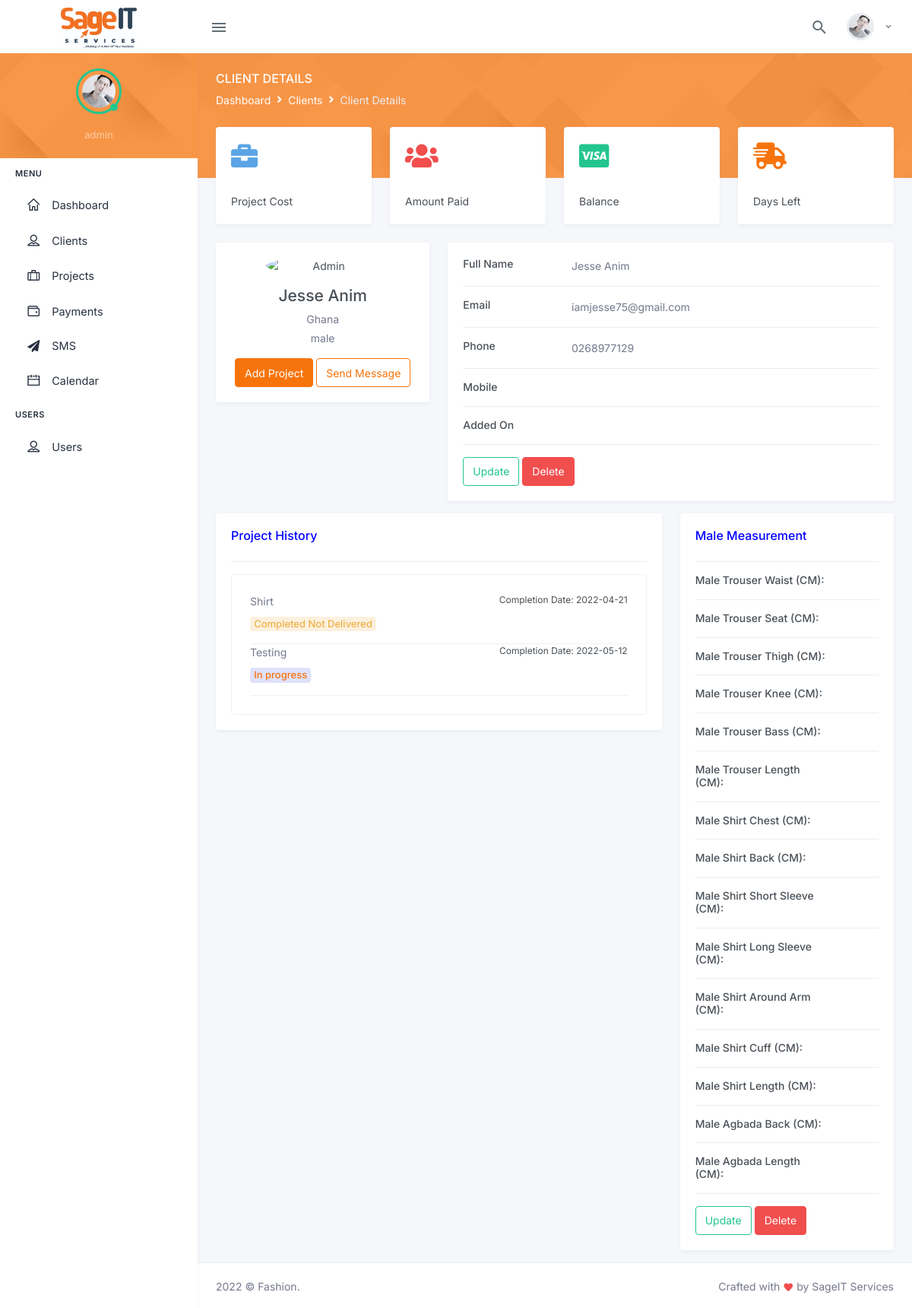
The app's page /client-profile.php?ref=20 (signed in), older data.
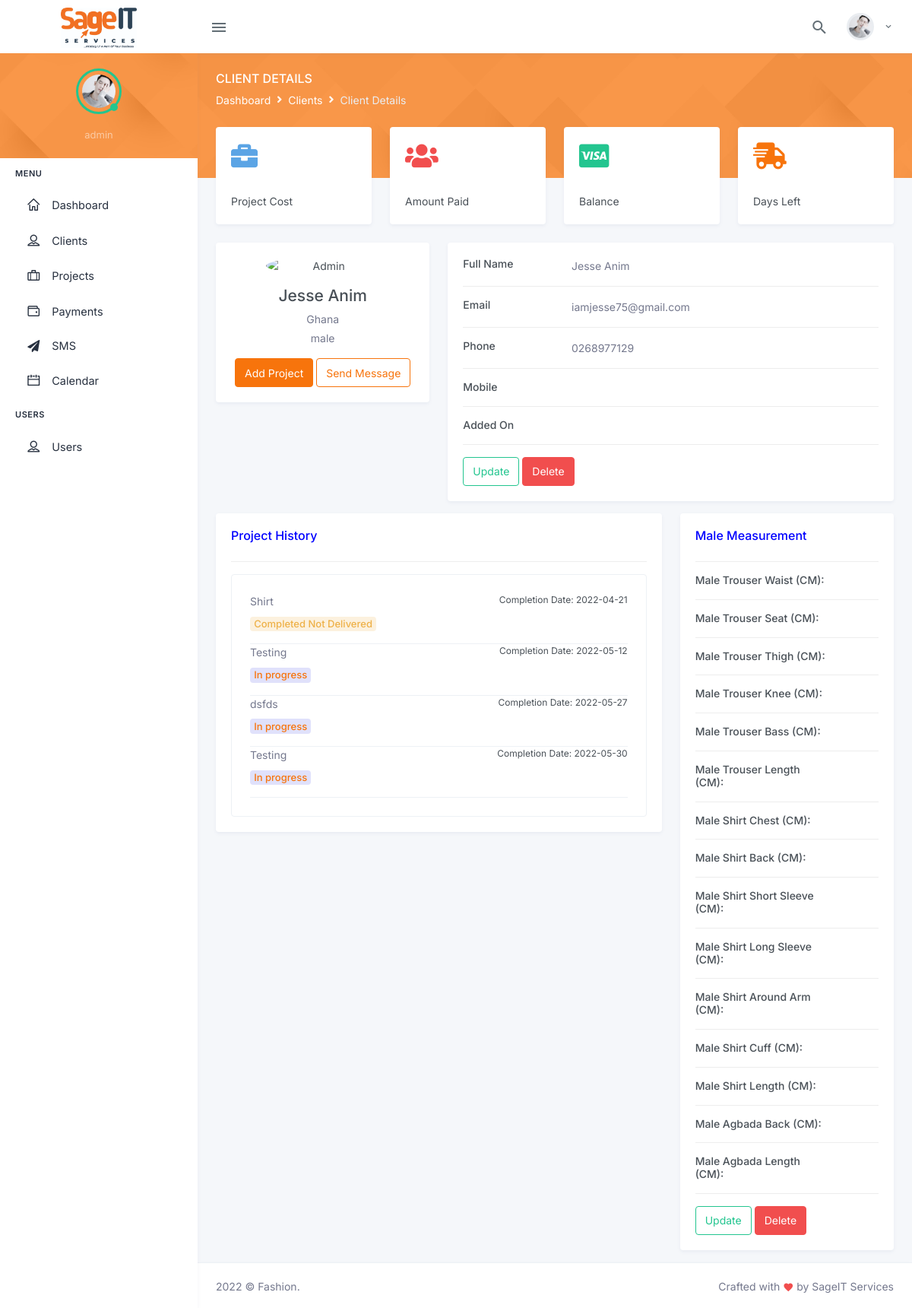
The same page, newer data.
### tables this page shows
CREATE TABLE `projects` (
  `project_id` bigint(25) NOT NULL,
  `customer_id` bigint(30) NOT NULL,
  `client` varchar(255) NOT NULL,
  `status` int(11) NOT NULL DEFAULT 0,
  `type_of_work` varchar(255) NOT NULL,
  `description` varchar(255) NOT NULL,
  `type_of_fabric` varchar(255) NOT NULL,
  `sewing_charges` varchar(255) NOT NULL,
  `delivery_charges` varchar(255) NOT NULL,
  `project_cost` varchar(255) NOT NULL,
  `advance_payment` varchar(255) NOT NULL,
  `balance` varchar(255) NOT NULL,
  `start_date` date NOT NULL,
  `end_date` date NOT NULL,
  `days_to_complete` varchar(255) NOT NULL,
  `mode_of_delivery` varchar(255) NOT NULL,
  `delivery_location` varchar(255) NOT NULL,
  `temp_img_upload_id` int(11) NOT NULL DEFAULT 0,
  `added_by` varchar(255) NOT NULL
);

### client-profile.php (the view, shortened to what the changed rows need)
<?php
    require_once 'database/config.php';
    $customer_id = $_SESSION['customer_id'];
    $client_id = $_GET['ref'];
?>
<div class="main-content">
  <div class="page-content">
    <div class="container-fluid">
      <div class="page-content-wrapper">
        <div class="row">
          <div class="col-lg-12">
            <div class="row gutters-sm">
                                            <div class="col-md-8 mb-3">
                                              <div class="card">
                                               <div class="card-body">
                                                    <div class="border p-4 rounded">
                                                        <?php
                                                            $p_query = "SELECT * FROM projects WHERE customer_id = :c_id AND client = :c";
                                                            $p_statement = $connect->prepare($p_query);
                                                            $p_statement->execute(array(
                                                              ":c_id" => $customer_id,
                                                              ":c"    => $client_id,
                                                            ));
                                                            $count = $p_statement->rowCount();
                                                            $row = $p_statement->fetchAll(PDO::FETCH_ASSOC);
                                                            if($count > 0 && !empty($row)){
                                                              foreach($row as $rowrow){?>
                                                                  <div class="media border-bottom pb-3">
                                                                    <div class="media-body">
                                                                        <p class="text-muted mb-2"><?= $rowrow['type_of_work']?></p>
                                                                        <?php
                                                                            if($rowrow['status'] == 0){?>
                                                                                <span class="badge badge-pill badge-soft-primary font-size-13">In progress</apan>
                                                                            <?php
                                                                            }
                                                                            else if($rowrow['status'] == 1){?>
                                                                                <span class="badge badge-pill badge-soft-warning font-size-13">Completed Not Delivered</apan>
                                                                            <?php
                                                                            }
                                                                            else{?>
                                                                                <span class="badge badge-pill badge-soft-success font-size-13">Completed And Delivered</apan>
                                                                            <?php
                                                                            }
                                                                        ?>
                                                                    </div>
                                                                    <p class="float-sm-right font-size-12">Completion Date: <?= $rowrow['end_date']?></p>
                                                                </div>
                                                              <?php
                                                              }
                                                            }
                                                        ?>
                                                    </div>
                                               </div>
                                           </div>
              </div>
            </div>
          </div>
        </div>
      </div>
    </div>
  </div>
  <?php include_once 'partials/footer.php'; ?>

Row changes from the older to the newer data that the page shows:
added projects: type_of_work "dsfds", status "In progress", end_date "2022-05-27"
added projects: type_of_work "Testing", status "In progress", end_date "2022-05-30"
